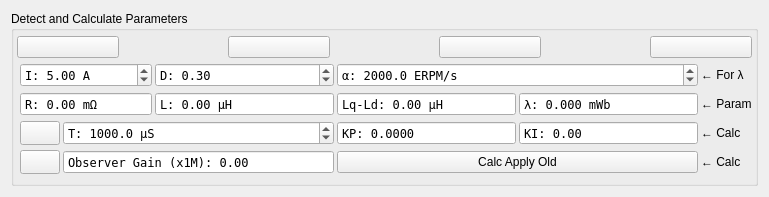
<?xml version="1.0" encoding="UTF-8"?>
<ui version="4.0">
 <class>DetectFoc</class>
 <widget class="QWidget" name="DetectFoc">
  <property name="geometry">
   <rect>
    <x>0</x>
    <y>0</y>
    <width>769</width>
    <height>197</height>
   </rect>
  </property>
  <property name="windowTitle">
   <string>Form</string>
  </property>
  <layout class="QVBoxLayout" name="verticalLayout">
   <item>
    <widget class="QGroupBox" name="groupBox">
     <property name="title">
      <string>Detect and Calculate Parameters</string>
     </property>
     <layout class="QGridLayout" name="gridLayout" columnstretch="0,0,0,0,0,0,0">
      <property name="leftMargin">
       <number>3</number>
      </property>
      <property name="topMargin">
       <number>3</number>
      </property>
      <property name="rightMargin">
       <number>3</number>
      </property>
      <property name="bottomMargin">
       <number>3</number>
      </property>
      <property name="spacing">
       <number>3</number>
      </property>
      <item row="4" column="6">
       <widget class="QLabel" name="label_4">
        <property name="text">
         <string>← Calc</string>
        </property>
       </widget>
      </item>
      <item row="2" column="1" colspan="2">
       <widget class="QDoubleSpinBox" name="resistanceBox">
        <property name="sizePolicy">
         <sizepolicy hsizetype="MinimumExpanding" vsizetype="Fixed">
          <horstretch>0</horstretch>
          <verstretch>0</verstretch>
         </sizepolicy>
        </property>
        <property name="font">
         <font>
          <family>DejaVu Sans Mono</family>
         </font>
        </property>
        <property name="toolTip">
         <string>Motor resistance</string>
        </property>
        <property name="readOnly">
         <bool>true</bool>
        </property>
        <property name="buttonSymbols">
         <enum>QAbstractSpinBox::NoButtons</enum>
        </property>
        <property name="prefix">
         <string>R: </string>
        </property>
        <property name="suffix">
         <string> mΩ</string>
        </property>
        <property name="decimals">
         <number>2</number>
        </property>
        <property name="maximum">
         <double>100000.000000000000000</double>
        </property>
        <property name="singleStep">
         <double>0.001000000000000</double>
        </property>
       </widget>
      </item>
      <item row="3" column="6">
       <widget class="QLabel" name="label_3">
        <property name="text">
         <string>← Calc</string>
        </property>
       </widget>
      </item>
      <item row="4" column="2" colspan="2">
       <widget class="QDoubleSpinBox" name="obsGainBox">
        <property name="font">
         <font>
          <family>DejaVu Sans Mono</family>
         </font>
        </property>
        <property name="toolTip">
         <string>Observer gain</string>
        </property>
        <property name="readOnly">
         <bool>true</bool>
        </property>
        <property name="buttonSymbols">
         <enum>QAbstractSpinBox::NoButtons</enum>
        </property>
        <property name="prefix">
         <string>Observer Gain (x1M): </string>
        </property>
        <property name="suffix">
         <string/>
        </property>
        <property name="maximum">
         <double>10000.000000000000000</double>
        </property>
       </widget>
      </item>
      <item row="2" column="6">
       <widget class="QLabel" name="label">
        <property name="text">
         <string>← Param</string>
        </property>
       </widget>
      </item>
      <item row="2" column="3">
       <widget class="QDoubleSpinBox" name="inductanceBox">
        <property name="sizePolicy">
         <sizepolicy hsizetype="MinimumExpanding" vsizetype="Fixed">
          <horstretch>0</horstretch>
          <verstretch>0</verstretch>
         </sizepolicy>
        </property>
        <property name="font">
         <font>
          <family>DejaVu Sans Mono</family>
         </font>
        </property>
        <property name="toolTip">
         <string>Motor inductance</string>
        </property>
        <property name="wrapping">
         <bool>false</bool>
        </property>
        <property name="readOnly">
         <bool>true</bool>
        </property>
        <property name="buttonSymbols">
         <enum>QAbstractSpinBox::NoButtons</enum>
        </property>
        <property name="prefix">
         <string>L: </string>
        </property>
        <property name="suffix">
         <string> µH</string>
        </property>
        <property name="maximum">
         <double>100000.000000000000000</double>
        </property>
       </widget>
      </item>
      <item row="1" column="1" colspan="2">
       <widget class="QDoubleSpinBox" name="currentBox">
        <property name="font">
         <font>
          <family>DejaVu Sans Mono</family>
         </font>
        </property>
        <property name="toolTip">
         <string>Current for starting</string>
        </property>
        <property name="prefix">
         <string>I: </string>
        </property>
        <property name="suffix">
         <string> A</string>
        </property>
        <property name="maximum">
         <double>100000.000000000000000</double>
        </property>
        <property name="value">
         <double>5.000000000000000</double>
        </property>
       </widget>
      </item>
      <item row="4" column="1">
       <widget class="QPushButton" name="calcGainButton">
        <property name="sizePolicy">
         <sizepolicy hsizetype="Fixed" vsizetype="Minimum">
          <horstretch>0</horstretch>
          <verstretch>0</verstretch>
         </sizepolicy>
        </property>
        <property name="toolTip">
         <string>Calculate Observer Gain (requires λ)</string>
        </property>
        <property name="text">
         <string/>
        </property>
       </widget>
      </item>
      <item row="3" column="1">
       <widget class="QPushButton" name="calcKpKiButton">
        <property name="sizePolicy">
         <sizepolicy hsizetype="Fixed" vsizetype="Minimum">
          <horstretch>0</horstretch>
          <verstretch>0</verstretch>
         </sizepolicy>
        </property>
        <property name="toolTip">
         <string>Calculate KP and KI (requires R and L)</string>
        </property>
        <property name="text">
         <string/>
        </property>
       </widget>
      </item>
      <item row="1" column="6">
       <widget class="QLabel" name="label_2">
        <property name="text">
         <string>← For λ</string>
        </property>
       </widget>
      </item>
      <item row="2" column="5">
       <widget class="QDoubleSpinBox" name="lambdaBox">
        <property name="sizePolicy">
         <sizepolicy hsizetype="MinimumExpanding" vsizetype="Fixed">
          <horstretch>0</horstretch>
          <verstretch>0</verstretch>
         </sizepolicy>
        </property>
        <property name="font">
         <font>
          <family>DejaVu Sans Mono</family>
         </font>
        </property>
        <property name="toolTip">
         <string>Motor flux linkage</string>
        </property>
        <property name="readOnly">
         <bool>true</bool>
        </property>
        <property name="buttonSymbols">
         <enum>QAbstractSpinBox::NoButtons</enum>
        </property>
        <property name="prefix">
         <string>λ: </string>
        </property>
        <property name="suffix">
         <string> mWb</string>
        </property>
        <property name="decimals">
         <number>3</number>
        </property>
        <property name="maximum">
         <double>100.000000000000000</double>
        </property>
        <property name="singleStep">
         <double>0.000100000000000</double>
        </property>
       </widget>
      </item>
      <item row="0" column="0" colspan="7">
       <layout class="QHBoxLayout" name="horizontalLayout">
        <item>
         <widget class="QPushButton" name="helpButton">
          <property name="toolTip">
           <string>Show help</string>
          </property>
          <property name="text">
           <string/>
          </property>
          <property name="iconSize">
           <size>
            <width>16</width>
            <height>16</height>
           </size>
          </property>
         </widget>
        </item>
        <item>
         <widget class="QPushButton" name="pushButton">
          <property name="enabled">
           <bool>false</bool>
          </property>
          <property name="text">
           <string/>
          </property>
          <property name="icon">
           <iconset resource="../res.qrc">
            <normaloff>:/res/icons/arrow_r.png</normaloff>
            <disabledoff>:/res/icons/arrow_r.png</disabledoff>
            <disabledon>:/res/icons/arrow_r.png</disabledon>:/res/icons/arrow_r.png</iconset>
          </property>
          <property name="iconSize">
           <size>
            <width>45</width>
            <height>16</height>
           </size>
          </property>
          <property name="flat">
           <bool>true</bool>
          </property>
         </widget>
        </item>
        <item>
         <widget class="QPushButton" name="rlButton">
          <property name="toolTip">
           <string>Measure resistance and inductance</string>
          </property>
          <property name="text">
           <string/>
          </property>
          <property name="iconSize">
           <size>
            <width>20</width>
            <height>16</height>
           </size>
          </property>
         </widget>
        </item>
        <item>
         <widget class="QPushButton" name="pushButton_2">
          <property name="enabled">
           <bool>false</bool>
          </property>
          <property name="text">
           <string/>
          </property>
          <property name="icon">
           <iconset resource="../res.qrc">
            <normaloff>:/res/icons/arrow_r.png</normaloff>
            <disabledoff>:/res/icons/arrow_r.png</disabledoff>
            <disabledon>:/res/icons/arrow_r.png</disabledon>:/res/icons/arrow_r.png</iconset>
          </property>
          <property name="iconSize">
           <size>
            <width>45</width>
            <height>16</height>
           </size>
          </property>
          <property name="flat">
           <bool>true</bool>
          </property>
         </widget>
        </item>
        <item>
         <widget class="QPushButton" name="lambdaButton">
          <property name="toolTip">
           <string>Measure flux linkage</string>
          </property>
          <property name="text">
           <string/>
          </property>
          <property name="iconSize">
           <size>
            <width>20</width>
            <height>16</height>
           </size>
          </property>
         </widget>
        </item>
        <item>
         <widget class="QPushButton" name="pushButton_3">
          <property name="enabled">
           <bool>false</bool>
          </property>
          <property name="text">
           <string/>
          </property>
          <property name="icon">
           <iconset resource="../res.qrc">
            <normaloff>:/res/icons/arrow_r.png</normaloff>
            <disabledoff>:/res/icons/arrow_r.png</disabledoff>
            <disabledon>:/res/icons/arrow_r.png</disabledon>:/res/icons/arrow_r.png</iconset>
          </property>
          <property name="iconSize">
           <size>
            <width>45</width>
            <height>16</height>
           </size>
          </property>
          <property name="flat">
           <bool>true</bool>
          </property>
         </widget>
        </item>
        <item>
         <widget class="QPushButton" name="applyAllButton">
          <property name="sizePolicy">
           <sizepolicy hsizetype="Minimum" vsizetype="Fixed">
            <horstretch>0</horstretch>
            <verstretch>0</verstretch>
           </sizepolicy>
          </property>
          <property name="toolTip">
           <string>Calculate and apply all parameters</string>
          </property>
          <property name="text">
           <string/>
          </property>
          <property name="iconSize">
           <size>
            <width>50</width>
            <height>16</height>
           </size>
          </property>
         </widget>
        </item>
       </layout>
      </item>
      <item row="1" column="3">
       <widget class="QDoubleSpinBox" name="dutyBox">
        <property name="font">
         <font>
          <family>DejaVu Sans Mono</family>
         </font>
        </property>
        <property name="toolTip">
         <string>Duty cycle to sample at</string>
        </property>
        <property name="prefix">
         <string>D: </string>
        </property>
        <property name="suffix">
         <string/>
        </property>
        <property name="maximum">
         <double>1.000000000000000</double>
        </property>
        <property name="singleStep">
         <double>0.050000000000000</double>
        </property>
        <property name="value">
         <double>0.300000000000000</double>
        </property>
       </widget>
      </item>
      <item row="2" column="4">
       <widget class="QDoubleSpinBox" name="inductanceDiffBox">
        <property name="sizePolicy">
         <sizepolicy hsizetype="MinimumExpanding" vsizetype="Fixed">
          <horstretch>0</horstretch>
          <verstretch>0</verstretch>
         </sizepolicy>
        </property>
        <property name="font">
         <font>
          <family>DejaVu Sans Mono</family>
         </font>
        </property>
        <property name="readOnly">
         <bool>true</bool>
        </property>
        <property name="buttonSymbols">
         <enum>QAbstractSpinBox::NoButtons</enum>
        </property>
        <property name="prefix">
         <string>Lq-Ld: </string>
        </property>
        <property name="suffix">
         <string> µH</string>
        </property>
        <property name="maximum">
         <double>999999.000000000000000</double>
        </property>
       </widget>
      </item>
      <item row="1" column="4" colspan="2">
       <widget class="QDoubleSpinBox" name="erpmBox">
        <property name="font">
         <font>
          <family>DejaVu Sans Mono</family>
         </font>
        </property>
        <property name="toolTip">
         <string>&lt;html&gt;&lt;head/&gt;&lt;body&gt;&lt;p&gt;ERPM/sec to ramp up the motor in openloop mode with.&lt;/p&gt;&lt;/body&gt;&lt;/html&gt;</string>
        </property>
        <property name="prefix">
         <string>α: </string>
        </property>
        <property name="suffix">
         <string> ERPM/s</string>
        </property>
        <property name="decimals">
         <number>1</number>
        </property>
        <property name="maximum">
         <double>100000.000000000000000</double>
        </property>
        <property name="singleStep">
         <double>10.000000000000000</double>
        </property>
        <property name="value">
         <double>2000.000000000000000</double>
        </property>
       </widget>
      </item>
      <item row="4" column="4" colspan="2">
       <widget class="QPushButton" name="calcApplyLocalButton">
        <property name="toolTip">
         <string>Calculate KP, KI and Observer Gain from the entered settings and the time constant, and apply them.</string>
        </property>
        <property name="text">
         <string>Calc Apply Old</string>
        </property>
       </widget>
      </item>
      <item row="3" column="5">
       <widget class="QDoubleSpinBox" name="kiBox">
        <property name="font">
         <font>
          <family>DejaVu Sans Mono</family>
         </font>
        </property>
        <property name="toolTip">
         <string>Current control KI</string>
        </property>
        <property name="readOnly">
         <bool>true</bool>
        </property>
        <property name="buttonSymbols">
         <enum>QAbstractSpinBox::NoButtons</enum>
        </property>
        <property name="prefix">
         <string>KI: </string>
        </property>
        <property name="suffix">
         <string/>
        </property>
        <property name="decimals">
         <number>2</number>
        </property>
        <property name="maximum">
         <double>100000.000000000000000</double>
        </property>
        <property name="singleStep">
         <double>1.000000000000000</double>
        </property>
        <property name="value">
         <double>0.000000000000000</double>
        </property>
       </widget>
      </item>
      <item row="3" column="4">
       <widget class="QDoubleSpinBox" name="kpBox">
        <property name="font">
         <font>
          <family>DejaVu Sans Mono</family>
         </font>
        </property>
        <property name="toolTip">
         <string>Current control KP</string>
        </property>
        <property name="readOnly">
         <bool>true</bool>
        </property>
        <property name="buttonSymbols">
         <enum>QAbstractSpinBox::NoButtons</enum>
        </property>
        <property name="prefix">
         <string>KP: </string>
        </property>
        <property name="suffix">
         <string/>
        </property>
        <property name="decimals">
         <number>4</number>
        </property>
        <property name="maximum">
         <double>1000.000000000000000</double>
        </property>
        <property name="singleStep">
         <double>0.010000000000000</double>
        </property>
        <property name="value">
         <double>0.000000000000000</double>
        </property>
       </widget>
      </item>
      <item row="3" column="2" colspan="2">
       <widget class="QDoubleSpinBox" name="tcBox">
        <property name="sizePolicy">
         <sizepolicy hsizetype="MinimumExpanding" vsizetype="Fixed">
          <horstretch>0</horstretch>
          <verstretch>0</verstretch>
         </sizepolicy>
        </property>
        <property name="font">
         <font>
          <family>DejaVu Sans Mono</family>
         </font>
        </property>
        <property name="toolTip">
         <string>Time constant for calculating KP and KI</string>
        </property>
        <property name="prefix">
         <string>T: </string>
        </property>
        <property name="suffix">
         <string> µS</string>
        </property>
        <property name="decimals">
         <number>1</number>
        </property>
        <property name="maximum">
         <double>100000.000000000000000</double>
        </property>
        <property name="singleStep">
         <double>100.000000000000000</double>
        </property>
        <property name="value">
         <double>1000.000000000000000</double>
        </property>
       </widget>
      </item>
     </layout>
    </widget>
   </item>
  </layout>
 </widget>
 <resources>
  <include location="../res.qrc"/>
 </resources>
 <connections/>
</ui>
